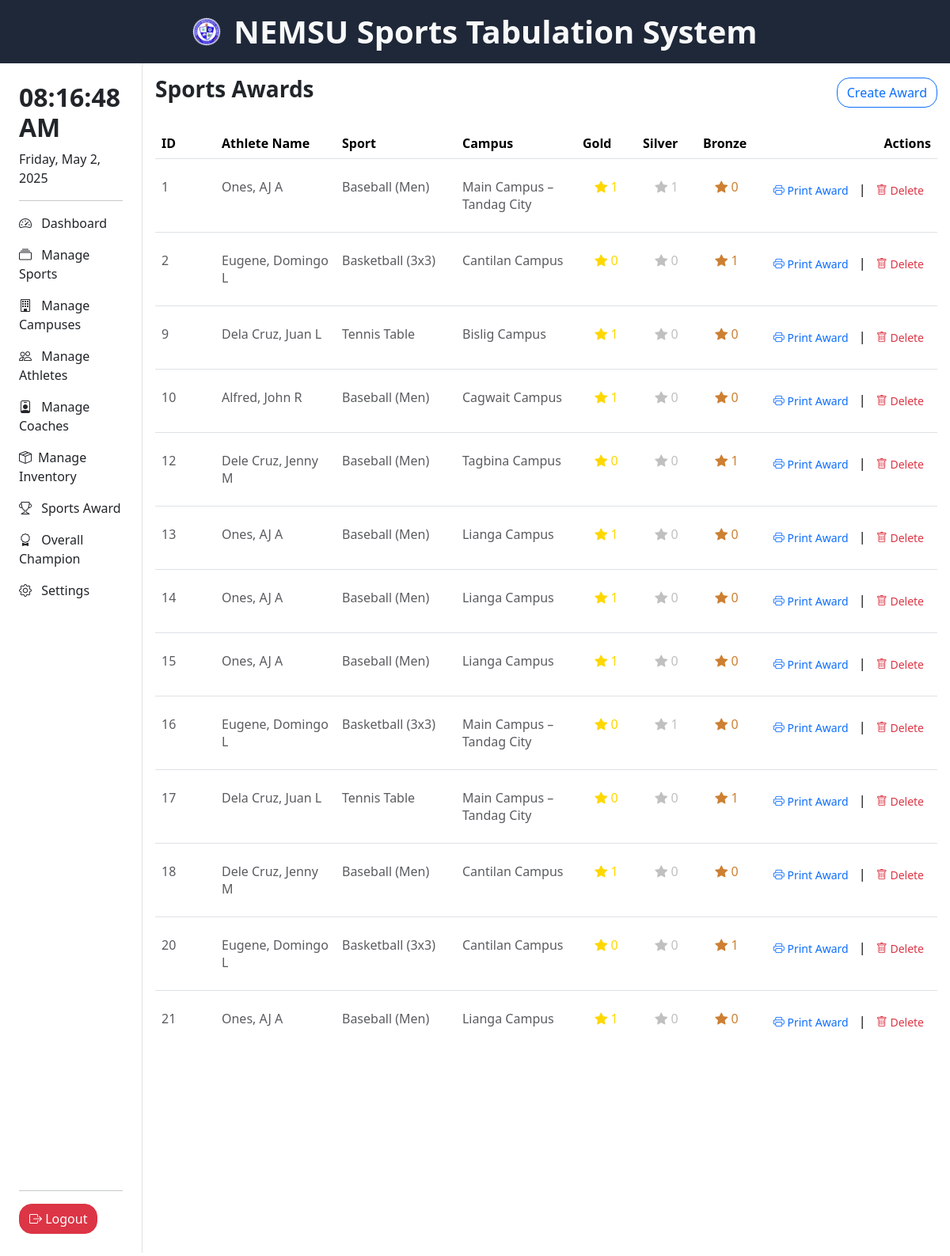
Screenshot of /pages/manage_awards.php (signed in) with the database file from the repository.
### tables this page shows
CREATE TABLE `sports_award` (
  `id` int(11) NOT NULL,
  `student_id` int(11) NOT NULL,
  `campus_id` int(11) NOT NULL,
  `gold` int(11) DEFAULT 0,
  `silver` int(11) DEFAULT 0,
  `bronze` int(11) DEFAULT 0
);

CREATE TABLE `sports` (
  `id` int(11) NOT NULL,
  `name` varchar(255) NOT NULL,
  `description` varchar(500) NOT NULL
);

CREATE TABLE `campus` (
  `id` int(11) NOT NULL,
  `name` varchar(100) NOT NULL,
  `location` varchar(150) NOT NULL,
  `description` text DEFAULT NULL
);

### pages/manage_awards.php (the view, shortened to what this page needs)
<html lang="en">
<head>
    <?php include '../header.php'; ?>
</head>
<body>
    <div>
        <?php include 'head_nav.php'; ?>
        <div style="height: 90vh;" class="d-flex flex-row">
            <div style="width: 15%">
                <?php include 'navigation.php'; ?>
            </div>
            <div style="width: 85%">
                <div class="container p-3">
                <div class="d-flex justify-content-between align-items-center mb-4">
                    <h3 class="fw-bold">Sports Awards</h3>
                    <button type="button" class="btn rounded-4 btn-outline-primary" data-bs-toggle="modal" data-bs-target="#addAwardModal">
                        Create Award
                    </button>
                </div>
                <div style="overflow-y: auto; max-height: 70vh;">
                    <table class="table">
                        <thead>
                            <tr>
                                <th width="5%">ID</th>
                                <th width="10%">Athlete Name</th>
                                <th width="10%">Sport</th>
                                <th width="10%">Campus</th>
                                <th width="5%">Gold</th>
                                <th width="5%">Silver</th>
                                <th width="5%">Bronze</th>
                                <th width="15%" class="text-end">Actions</th>
                            </tr>
                        </thead>
                        <tbody>
                            <?php
                            $query = "SELECT
                                        sa.id AS award_id,
                                        a.id AS athlete_id,
                                        CONCAT(a.last_name, ', ', a.first_name, ' ', a.middle_initial) AS athlete_name,
                                        a.date_of_birth,
                                        a.age,
                                        a.t_shirt_size,
                                        a.email,
                                        s.name AS sport_name,
                                        s.description AS sport_description,
                                        c.name AS campus_name,
                                        c.description AS campus_description,
                                        sa.student_id,
                                        sa.gold,
                                        sa.silver,
                                        sa.bronze
                                    FROM sports_award sa
                                    JOIN athletes a ON sa.student_id = a.id
                                    JOIN sports s ON a.sport_id = s.id
                                    JOIN campus c ON sa.campus_id = c.id";
                            $stmt = $conn->prepare($query);
                            $stmt->execute();
                            $result = $stmt->get_result();
                            if ($result && mysqli_num_rows($result) > 0) {
                                while ($award = mysqli_fetch_assoc($result)) {
                                    echo "<tr>";
                                    echo "<td class='text-muted py-4'>{$award['award_id']}</td>";
                                    echo "<td class='text-muted py-4'>{$award['athlete_name']}</td>";
                                    echo "<td class='text-muted py-4'>{$award['sport_name']}</td>";
                                    echo "<td class='text-muted py-4'>{$award['campus_name']}</td>";
                                    echo "<td class='text-center py-4' style='color: gold;'><i class='bi bi-star-fill'></i> {$award['gold']}</td>";
                                    echo "<td class='text-center py-4' style='color: silver;'><i class='bi bi-star-fill'></i> {$award['silver']}</td>";
                                    echo "<td class='text-center py-4' style='color: #cd7f32;'><i class='bi bi-star-fill'></i> {$award['bronze']}</td>";
                                    echo "<td class='text-end py-4'>
                                        <a href='print_award.php?id={$award['student_id']}' class='btn btn-sm text-primary'><i class='bi bi-printer'></i> Print Award</a> |
                                        <a href='delete_award.php?id={$award['award_id']}' class='btn btn-sm text-danger'><i class='bi bi-trash'></i> Delete</a>
                                    </td>";
                                    echo "</tr>";
                                }
                            } else {
                                echo "<tr><td colspan='9' class='text-center text-muted py-2'>No awards found</td></tr>";
                            }
                            ?>
                        </tbody>
                    </table>
                </div>
                </div>
            </div>
        </div>
    </div>
</body>
</html>

### pages/manage_awards.php (style rules this page uses)
table { width: 100%; table-layout: fixed; }
th, td { word-wrap: break-word; }

### rows the page displays
sports_award: id "1", athlete_name "Ones, AJ A", sports.name "Baseball (Men)", campus.name "Main Campus – Tandag City", gold "1", silver "1", bronze "0"
sports_award: id "2", athlete_name "Eugene, Domingo L", sports.name "Basketball (3x3)", campus.name "Cantilan Campus", gold "0", silver "0", bronze "1"
sports_award: id "9", athlete_name "Dela Cruz, Juan L", sports.name "Tennis Table", campus.name "Bislig Campus", gold "1", silver "0", bronze "0"
sports_award: id "10", athlete_name "Alfred, John R", sports.name "Baseball (Men)", campus.name "Cagwait Campus", gold "1", silver "0", bronze "0"
sports_award: id "12", athlete_name "Dele Cruz, Jenny M", sports.name "Baseball (Men)", campus.name "Tagbina Campus", gold "0", silver "0", bronze "1"
sports_award: id "13", athlete_name "Ones, AJ A", sports.name "Baseball (Men)", campus.name "Lianga Campus", gold "1", silver "0", bronze "0"
sports_award: id "14", athlete_name "Ones, AJ A", sports.name "Baseball (Men)", campus.name "Lianga Campus", gold "1", silver "0", bronze "0"
sports_award: id "15", athlete_name "Ones, AJ A", sports.name "Baseball (Men)", campus.name "Lianga Campus", gold "1", silver "0", bronze "0"
sports_award: id "16", athlete_name "Eugene, Domingo L", sports.name "Basketball (3x3)", campus.name "Main Campus – Tandag City", gold "0", silver "1", bronze "0"
sports_award: id "17", athlete_name "Dela Cruz, Juan L", sports.name "Tennis Table", campus.name "Main Campus – Tandag City", gold "0", silver "0", bronze "1"
sports_award: id "18", athlete_name "Dele Cruz, Jenny M", sports.name "Baseball (Men)", campus.name "Cantilan Campus", gold "1", silver "0", bronze "0"
sports_award: id "20", athlete_name "Eugene, Domingo L", sports.name "Basketball (3x3)", campus.name "Cantilan Campus", gold "0", silver "0", bronze "1"
sports_award: id "21", athlete_name "Ones, AJ A", sports.name "Baseball (Men)", campus.name "Lianga Campus", gold "1", silver "0", bronze "0"
